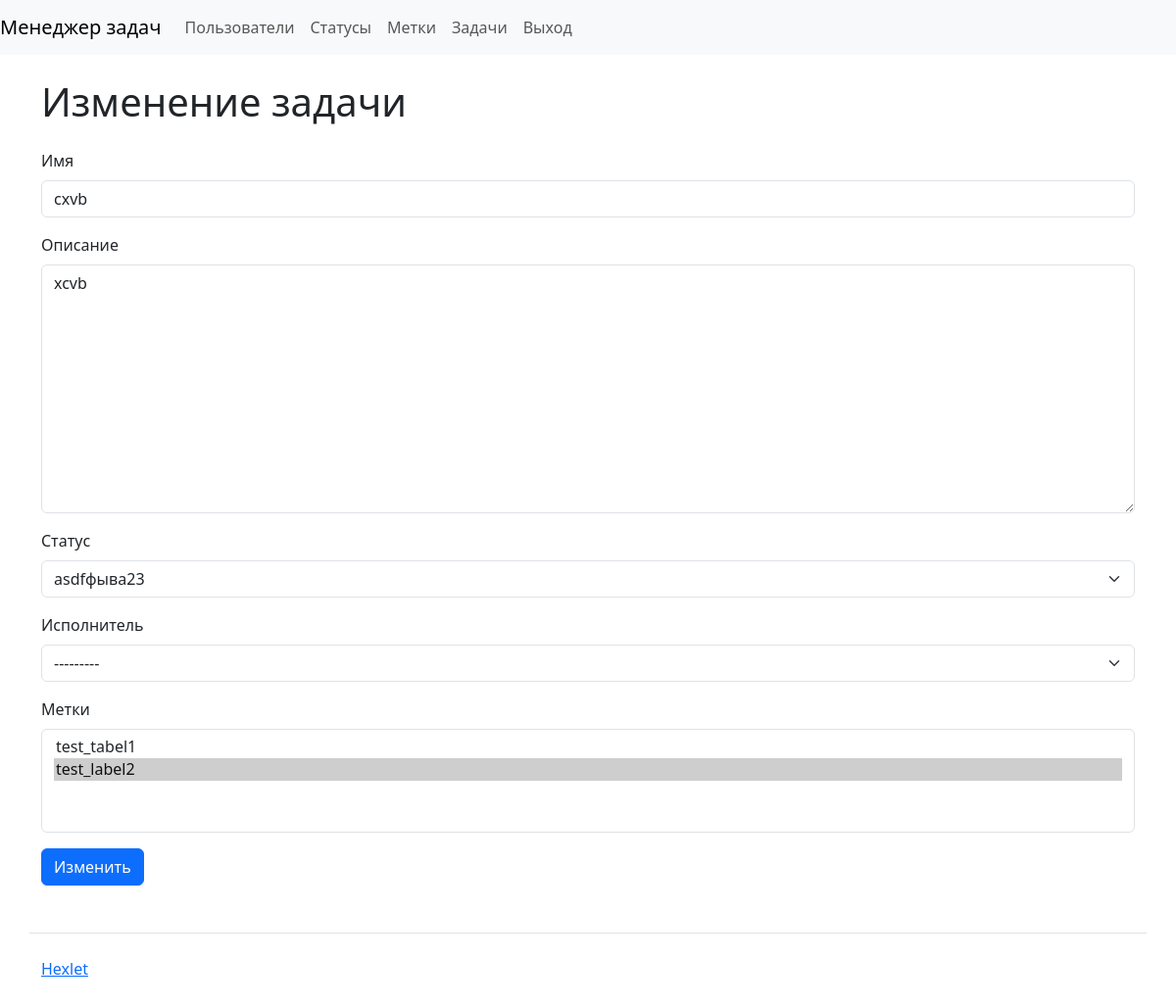
The app's page /tasks/6/update/ (signed in), older data.
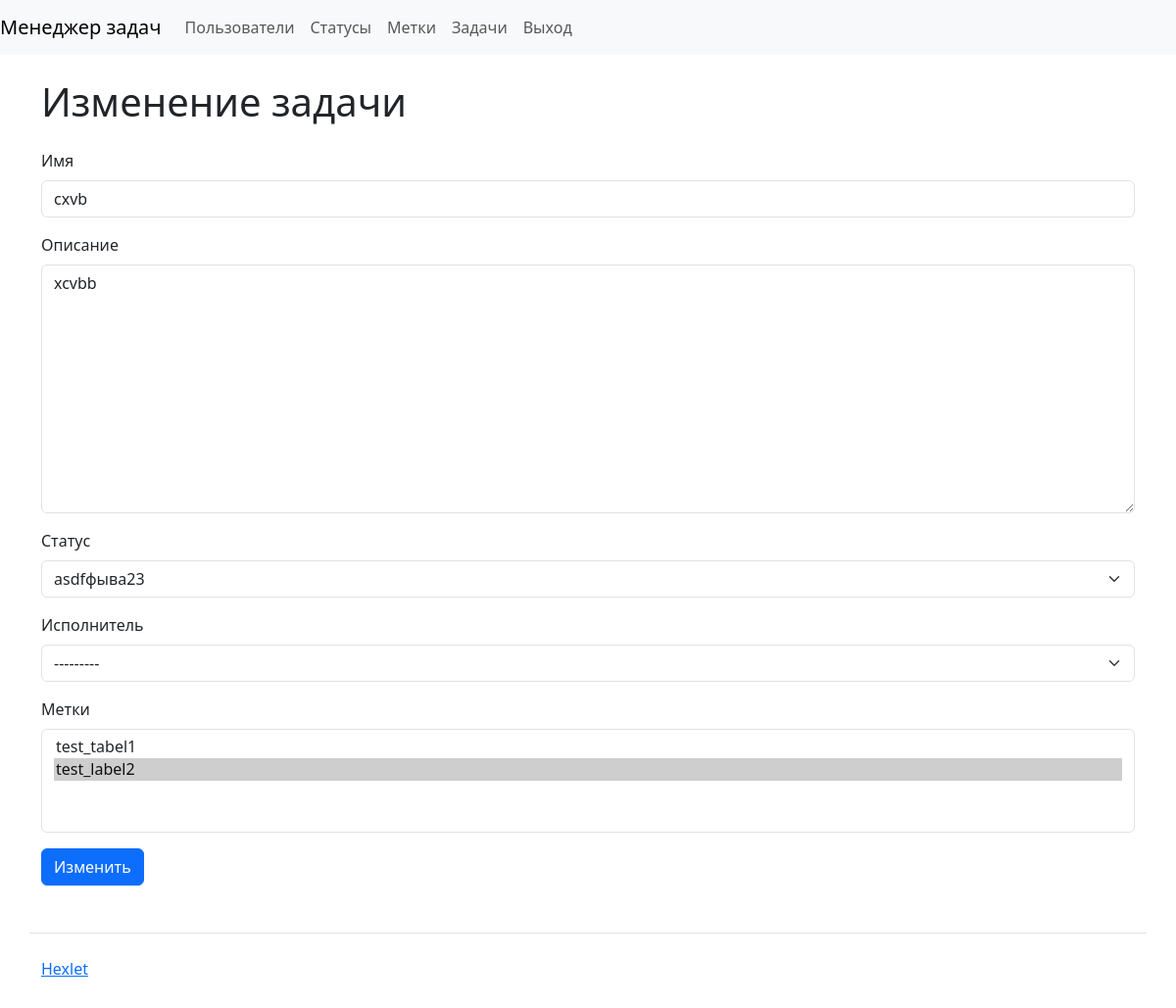
The same page, newer data.
### task_manager/tasks/models.py (models this page shows, shortened)
class Task(models.Model):
    name = models.CharField(max_length=255)
    description = models.CharField(max_length=255)
    status = models.ForeignKey(
        Status, on_delete=models.PROTECT, related_name='tasks'
    )
    author = models.ForeignKey(
        User, on_delete=models.PROTECT, related_name='tasks_authored'
    )
    executor = models.ForeignKey(
        User, on_delete=models.PROTECT, related_name='tasks_assigned',
        null=True
    )
    labels = models.ManyToManyField(Label)
    creation_date = DateTimeField(auto_now_add=True)

### task_manager/statuses/models.py (models this page shows)
class Status(models.Model):
    name = models.CharField(max_length=255)
    creation_date = DateTimeField(auto_now_add=True)
    def __str__(self):
        return self.name

### task_manager/tasks/views.py (the view)
# urls.py: path('<int:pk>/update/', views.TaskEdit.as_view(), name='edit_task'),
class TaskEdit(SpecifiedLoginRequiredMixin, SuccessMessageMixin, UpdateView):
    model = Task
    template_name = 'tasks/update.html'
    form_class = CreateTaskForm
    success_url = reverse_lazy('tasks')
    success_message = _("Задача успешно изменена")

### task_manager/tasks/forms.py
class CreateTaskForm(forms.ModelForm):
    name = forms.CharField(max_length=255, label='Имя')
    description = forms.CharField(
        label='Описание', required=False,
        widget=forms.Textarea(attrs={
            'class': 'form-control', 'placeholder': 'Описание'
        })
    )
    status = forms.ModelChoiceField(
        queryset=Status.objects.all(), label='Статус'
    )
    executor = forms.ModelChoiceField(
        queryset=User.objects.all(), label='Исполнитель', required=False
    )
    labels = forms.ModelMultipleChoiceField(
        queryset=Label.objects.all(), label='Метки', required=False
    )
    creation_date = DateTimeField(auto_now_add=True)
    User.__str__ = lambda self: f'{self.first_name} {self.last_name}'
    class Meta:
        model = Task
        fields = ['name', 'description', 'status', 'executor', 'labels']

### task_manager/labels/models.py (called while the page is built)
    def __str__(self):
        return self.name

### task_manager/templates/tasks/update.html (shortened to what this page needs)
{% extends "index.html" %}
{% load django_bootstrap5 %}
{% block content %}
<h1 class="my-4">Изменение задачи</h1>
<form method="post">
  {% bootstrap_form form %}
  {% bootstrap_button button_type="submit" content="Изменить" %}
  </form>
{% endblock %}

Row changes from the older to the newer data that the page shows:
changed Task "asdfфыва23": description "xcvb" → "xcvbb"
